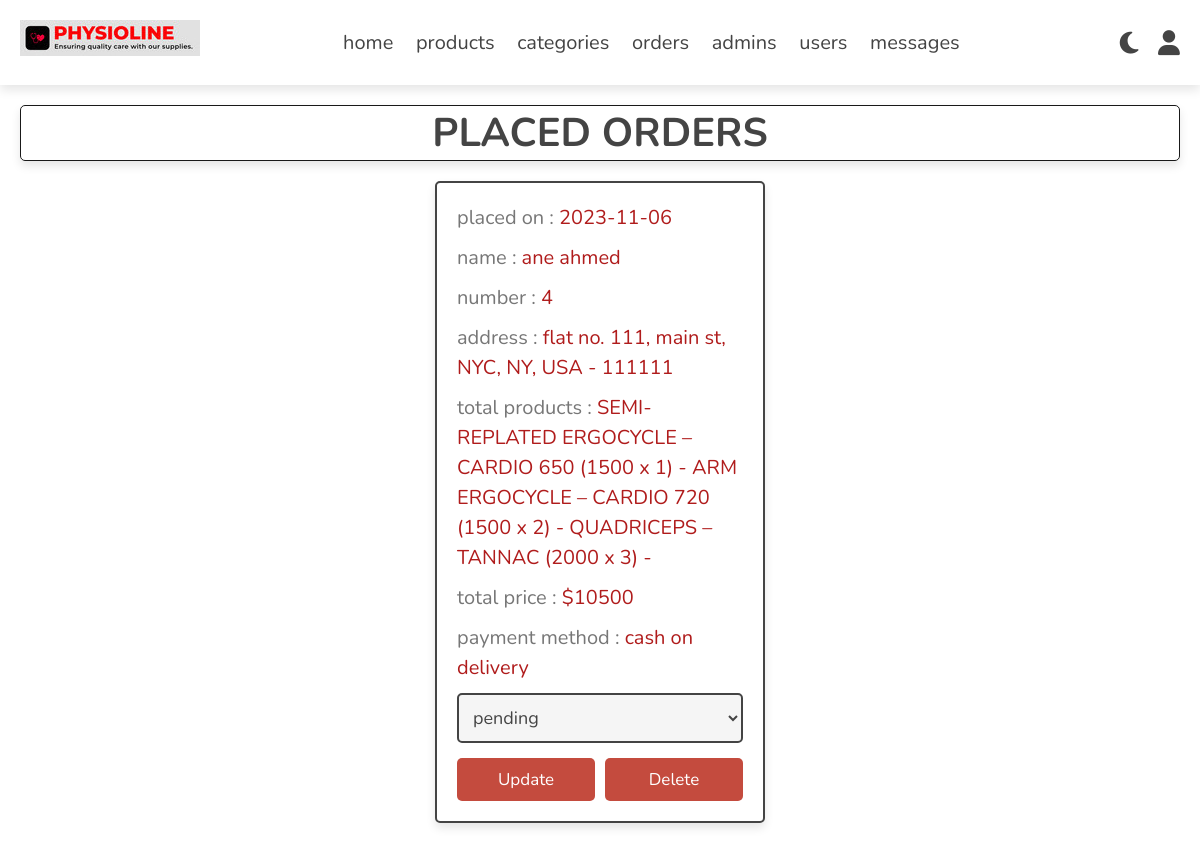
Before: /admin/placed_orders.php (signed in) with the older database file.
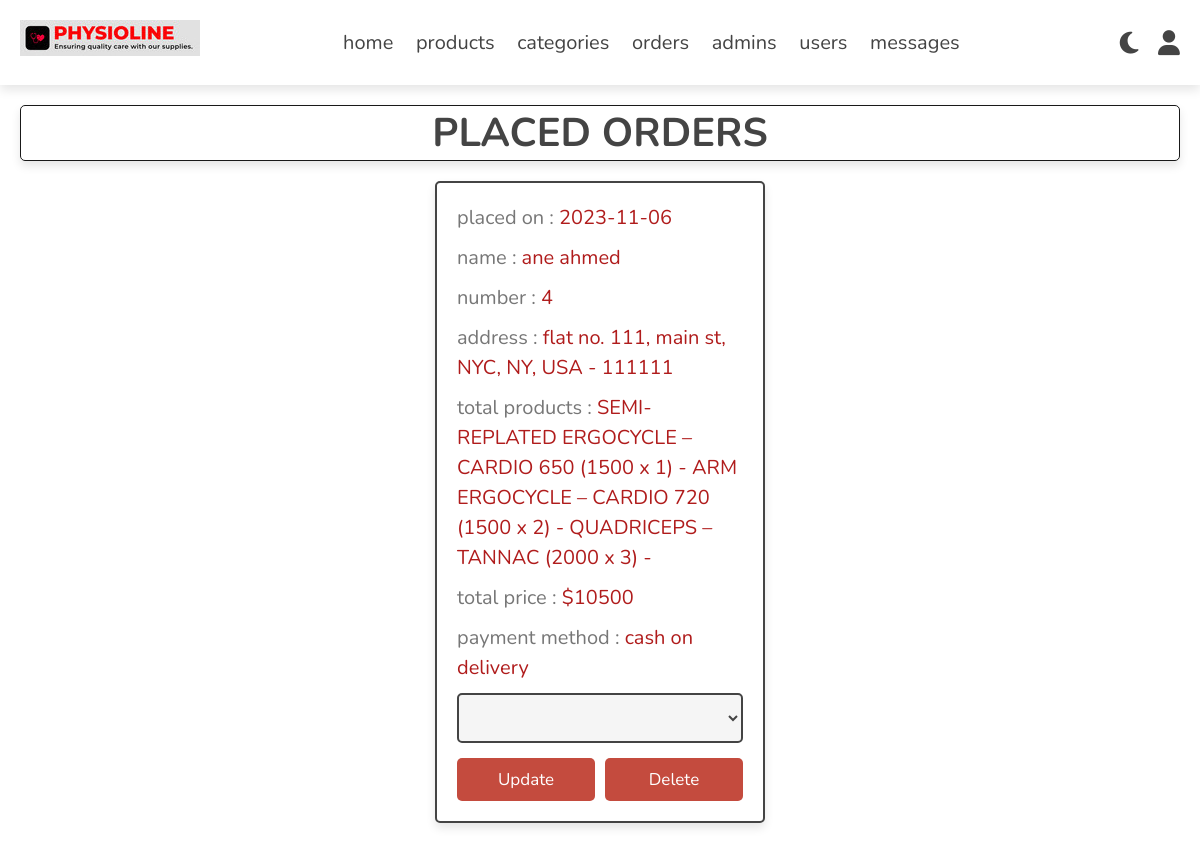
After: the same page with the newer database file.
### tables this page shows
CREATE TABLE `orders` (
  `id` int(100) NOT NULL,
  `user_id` int(100) NOT NULL,
  `name` varchar(20) NOT NULL,
  `number` varchar(10) NOT NULL,
  `email` varchar(50) NOT NULL,
  `method` varchar(50) NOT NULL,
  `address` varchar(500) NOT NULL,
  `total_products` varchar(1000) NOT NULL,
  `total_price` int(100) NOT NULL,
  `placed_on` date NOT NULL DEFAULT current_timestamp(),
  `payment_status` varchar(20) NOT NULL DEFAULT 'pending'
);

### admin/placed_orders.php (the view, shortened to what this page needs)
<?php
include 'connect.php';
?>
<!DOCTYPE html>
<html lang="en">
<head>
   <link rel="stylesheet" href="https://cdnjs.cloudflare.com/ajax/libs/font-awesome/6.1.1/css/all.min.css">
   <link rel="stylesheet" href="css/admin_style.css">
</head>
<body>
<?php include 'admin_header.php'; ?>
<section class="orders">
<h1 class="heading">placed orders</h1>
<div class="box-container">
   <?php
      $select_orders = $conn->prepare("SELECT * FROM `orders`");
      $select_orders->execute();
      if($select_orders->rowCount() > 0){
         while($fetch_orders = $select_orders->fetch(PDO::FETCH_ASSOC)){
   ?>
   <div class="box">
      <p> placed on : <span><?= $fetch_orders['placed_on']; ?></span> </p>
      <p> name : <span><?= $fetch_orders['name']; ?></span> </p>
      <p> number : <span><?= $fetch_orders['number']; ?></span> </p>
      <p> address : <span><?= $fetch_orders['address']; ?></span> </p>
      <p> total products : <span><?= $fetch_orders['total_products']; ?></span> </p>
      <p> total price : <span>$<?= $fetch_orders['total_price']; ?></span> </p>
      <p> payment method : <span><?= $fetch_orders['method']; ?></span> </p>
      <form action="" method="post">
         <select name="payment_status" class="select">
            <option selected disabled><?= $fetch_orders['payment_status']; ?></option>
            <option value="pending">pending</option>
         </select>
        <div class="flex-btn">
         <input type="submit" value="update" class="option-btn" name="update_payment">
         <a href="placed_orders.php?delete=<?= $fetch_orders['id']; ?>" class="delete-btn" onclick="return confirm('delete this order?');">delete</a>
        </div>
      </form>
   </div>
   <?php
         }
      }else{
         echo '<p class="empty">no orders placed yet!</p>';
      }
   ?>
</div>
</section>
</body>
</html>

Changed rows visible on the page:
changed orders "ane ahmed": payment_status "pending" → (not shown)
